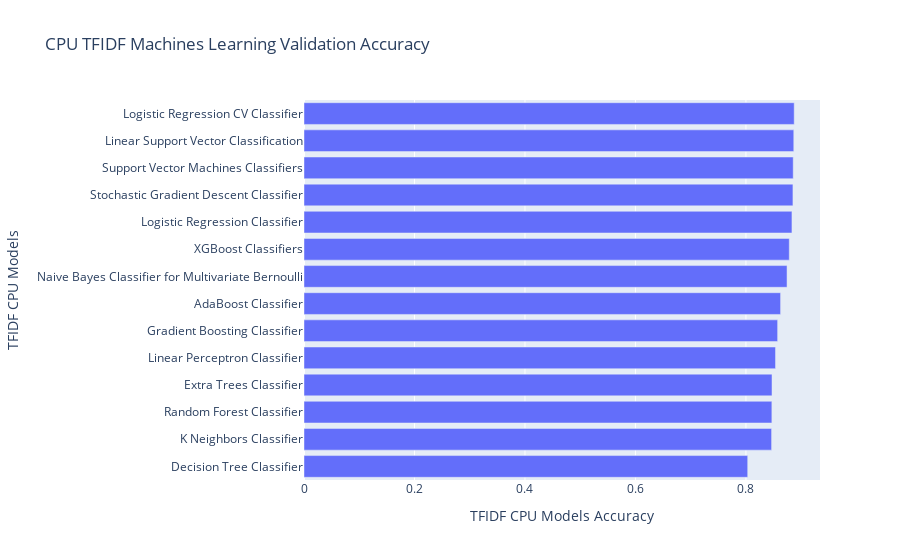

Source (notebook cell):
### Markdown cell above
### Accuracy Score

### Code cell
# Random Forest Classifier
Valid_accuracy_rf_m_1_cpu = accuracy_score(y_test, rf_m_1_pred_vaild_cpu)

# Gradient Boosting Classifier
Valid_accuracy_gb_m_1_cpu = accuracy_score(y_test, gb_m_1_pred_vaild_cpu)

# AdaBoost Classifier
Valid_accuracy_ad_m_1_cpu = accuracy_score(y_test, ad_m_1_pred_vaild_cpu)

# Extra Trees Classifier
Valid_accuracy_et_m_1_cpu = accuracy_score(y_test, et_m_1_pred_vaild_cpu)

# K Neighbors Classifier
Valid_accuracy_knn_m_1_cpu = accuracy_score(y_test, knn_m_1_pred_vaild_cpu)

# Naive Bayes Classifier for Multivariate Bernoulli
Valid_accuracy_bnb_m_1_cpu = accuracy_score(y_test, bnb_m_1_pred_vaild_cpu)

# Decision Tree Classifier
Valid_accuracy_dt_m_1_cpu = accuracy_score(y_test, dt_m_1_pred_vaild_cpu)

# Logistic Regression Classifier
Valid_accuracy_lg_m_1_cpu = accuracy_score(y_test, lg_m_1_pred_vaild_cpu)

# Logistic Regression CV Classifier
Valid_accuracy_lgcv_m_1_cpu = accuracy_score(y_test, lgcv_m_1_pred_vaild_cpu)

# Stochastic Gradient Descent Classifier
Valid_accuracy_sgdc_m_1_cpu = accuracy_score(y_test, sgdc_m_1_pred_vaild_cpu)

# Linear Perceptron Classifier
Valid_accuracy_lpc_m_1_cpu = accuracy_score(y_test, lpc_m_1_pred_vaild_cpu)

# XGBoost Classifiers
Valid_accuracy_xgb_m_1_cpu = accuracy_score(y_test, xgb_m_1_pred_vaild_cpu)

# Support Vector Machines Classifiers
Valid_accuracy_svm_m_1_cpu = accuracy_score(y_test, svm_m_1_pred_vaild_cpu)

# Linear Support Vector Classification
Valid_accuracy_lsvm_m_1_cpu = accuracy_score(y_test, lsvm_m_1_pred_vaild_cpu)

cpu_ml_TFIDF_valid_compare = pd.DataFrame({"TFIDF CPU Models": [
                                "Random Forest Classifier", 
                                "Gradient Boosting Classifier",
                                "AdaBoost Classifier",
                                "Extra Trees Classifier",
                                "K Neighbors Classifier",
                                "Naive Bayes Classifier for Multivariate Bernoulli",
                                "Decision Tree Classifier",
                                "Logistic Regression Classifier",
                                "Logistic Regression CV Classifier",
                                "Stochastic Gradient Descent Classifier",
                                "Linear Perceptron Classifier",
                                "XGBoost Classifiers",
                                "Support Vector Machines Classifiers",
                                "Linear Support Vector Classification",
                                ],

                "TFIDF CPU Models Accuracy": [
                                Valid_accuracy_rf_m_1_cpu, 
                                Valid_accuracy_gb_m_1_cpu,
                                Valid_accuracy_ad_m_1_cpu,
                                Valid_accuracy_et_m_1_cpu,
                                Valid_accuracy_knn_m_1_cpu,
                                Valid_accuracy_bnb_m_1_cpu,
                                Valid_accuracy_dt_m_1_cpu,
                                Valid_accuracy_lg_m_1_cpu,
                                Valid_accuracy_lgcv_m_1_cpu,
                                Valid_accuracy_sgdc_m_1_cpu,
                                Valid_accuracy_lpc_m_1_cpu,
                                Valid_accuracy_xgb_m_1_cpu,
                                Valid_accuracy_svm_m_1_cpu,
                                Valid_accuracy_lsvm_m_1_cpu,
                                ],
                        })  
                                
print(tabulate(cpu_ml_TFIDF_valid_compare.sort_values(by="TFIDF CPU Models Accuracy", ascending=False), headers = 'keys', tablefmt = 'psql'))
fig = px.bar(cpu_ml_TFIDF_valid_compare.sort_values(by="TFIDF CPU Models Accuracy", ascending=True), x = "TFIDF CPU Models Accuracy", y = "TFIDF CPU Models", title = "CPU TFIDF Machines Learning Validation Accuracy")
fig.show()

### Figure 1 — Plotly figure (JSON) as saved in the notebook; plotly's stock layout.template omitted (floating-point values rounded to 4 significant figures)
{"data": [{"alignmentgroup": "True", "hovertemplate": "TFIDF CPU Models Accuracy=%{x}<br>TFIDF CPU Models=%{y}<extra></extra>", "legendgroup": "", "marker": {"color": "#636efa", "pattern": {"shape": ""}}, "name": "", "offsetgroup": "", "orientation": "h", "showlegend": false, "textposition": "auto", "type": "bar", "x": [0.8032, 0.8464, 0.8469, 0.8472, 0.8535, 0.8574, 0.8627, 0.8744, 0.8785, 0.8833, 0.8851, 0.8856, 0.8866, 0.8874], "xaxis": "x", "y": ["Decision Tree Classifier", "K Neighbors Classifier", "Random Forest Classifier", "Extra Trees Classifier", "Linear Perceptron Classifier", "Gradient Boosting Classifier", "AdaBoost Classifier", "Naive Bayes Classifier for Multivariate Bernoulli", "XGBoost Classifiers", "Logistic Regression Classifier", "Stochastic Gradient Descent Classifier", "Support Vector Machines Classifiers", "Linear Support Vector Classification", "Logistic Regression CV Classifier"], "yaxis": "y"}], "layout": {"barmode": "relative", "legend": {"tracegroupgap": 0}, "title": {"text": "CPU TFIDF Machines Learning Validation Accuracy"}, "xaxis": {"anchor": "y", "domain": [0, 1], "title": {"text": "TFIDF CPU Models Accuracy"}}, "yaxis": {"anchor": "x", "domain": [0, 1], "title": {"text": "TFIDF CPU Models"}}}}
